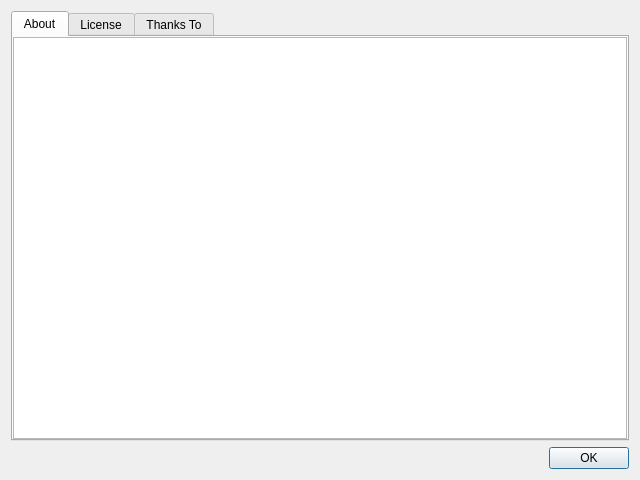
<?xml version="1.0" encoding="UTF-8"?>
<ui version="4.0">
 <class>AboutDialog</class>
 <widget class="QDialog" name="AboutDialog">
  <property name="geometry">
   <rect>
    <x>0</x>
    <y>0</y>
    <width>640</width>
    <height>480</height>
   </rect>
  </property>
  <property name="minimumSize">
   <size>
    <width>640</width>
    <height>480</height>
   </size>
  </property>
  <property name="windowTitle">
   <string>About</string>
  </property>
  <layout class="QGridLayout" name="gridLayout_2">
   <item row="1" column="0">
    <widget class="QDialogButtonBox" name="buttonBox">
     <property name="orientation">
      <enum>Qt::Horizontal</enum>
     </property>
     <property name="standardButtons">
      <set>QDialogButtonBox::Ok</set>
     </property>
    </widget>
   </item>
   <item row="0" column="0">
    <widget class="QTabWidget" name="tabWidget">
     <property name="currentIndex">
      <number>0</number>
     </property>
     <widget class="QWidget" name="tab_1">
      <attribute name="title">
       <string>About</string>
      </attribute>
      <layout class="QGridLayout" name="gridLayout">
       <property name="leftMargin">
        <number>0</number>
       </property>
       <property name="topMargin">
        <number>0</number>
       </property>
       <property name="rightMargin">
        <number>0</number>
       </property>
       <property name="bottomMargin">
        <number>0</number>
       </property>
       <item row="0" column="0">
        <widget class="QTextBrowser" name="textBrowserAbout">
         <property name="readOnly">
          <bool>true</bool>
         </property>
         <property name="openExternalLinks">
          <bool>true</bool>
         </property>
        </widget>
       </item>
      </layout>
     </widget>
     <widget class="QWidget" name="tab_2">
      <attribute name="title">
       <string>License</string>
      </attribute>
      <layout class="QGridLayout" name="gridLayout_3">
       <property name="leftMargin">
        <number>0</number>
       </property>
       <property name="topMargin">
        <number>0</number>
       </property>
       <property name="rightMargin">
        <number>0</number>
       </property>
       <property name="bottomMargin">
        <number>0</number>
       </property>
       <item row="0" column="0">
        <widget class="QTextBrowser" name="textBrowserLicense">
         <property name="readOnly">
          <bool>true</bool>
         </property>
         <property name="openExternalLinks">
          <bool>true</bool>
         </property>
        </widget>
       </item>
      </layout>
     </widget>
     <widget class="QWidget" name="tab_3">
      <attribute name="title">
       <string>Thanks To</string>
      </attribute>
      <layout class="QGridLayout" name="gridLayout_4">
       <property name="leftMargin">
        <number>0</number>
       </property>
       <property name="topMargin">
        <number>0</number>
       </property>
       <property name="rightMargin">
        <number>0</number>
       </property>
       <property name="bottomMargin">
        <number>0</number>
       </property>
       <item row="0" column="0">
        <widget class="QTextBrowser" name="textBrowserThanksTo">
         <property name="readOnly">
          <bool>true</bool>
         </property>
         <property name="openExternalLinks">
          <bool>true</bool>
         </property>
        </widget>
       </item>
      </layout>
     </widget>
    </widget>
   </item>
  </layout>
 </widget>
 <resources/>
 <connections>
  <connection>
   <sender>buttonBox</sender>
   <signal>accepted()</signal>
   <receiver>DialogAbout</receiver>
   <slot>accept()</slot>
   <hints>
    <hint type="sourcelabel">
     <x>248</x>
     <y>254</y>
    </hint>
    <hint type="destinationlabel">
     <x>157</x>
     <y>274</y>
    </hint>
   </hints>
  </connection>
  <connection>
   <sender>buttonBox</sender>
   <signal>rejected()</signal>
   <receiver>DialogAbout</receiver>
   <slot>reject()</slot>
   <hints>
    <hint type="sourcelabel">
     <x>316</x>
     <y>260</y>
    </hint>
    <hint type="destinationlabel">
     <x>286</x>
     <y>274</y>
    </hint>
   </hints>
  </connection>
 </connections>
</ui>
